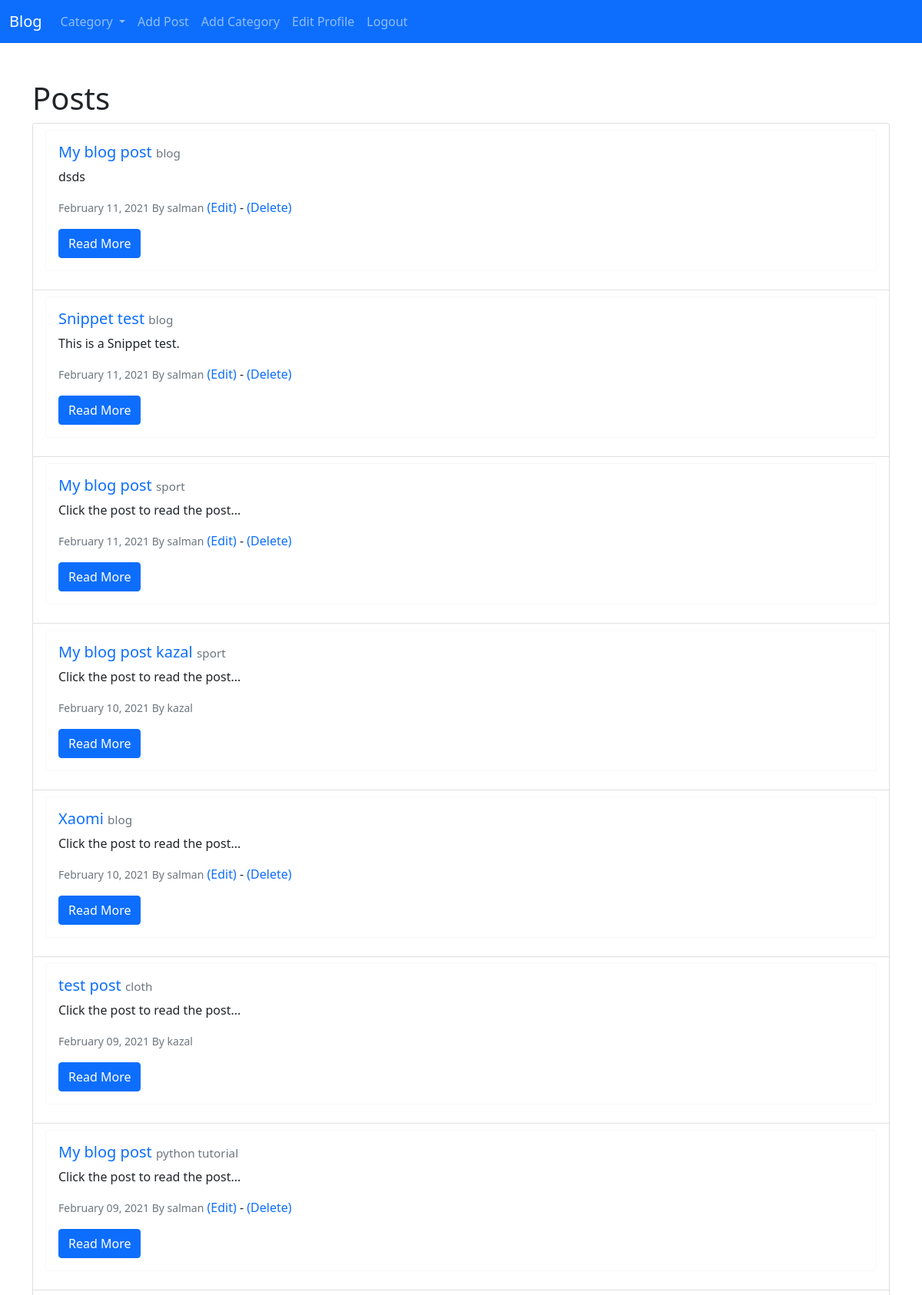
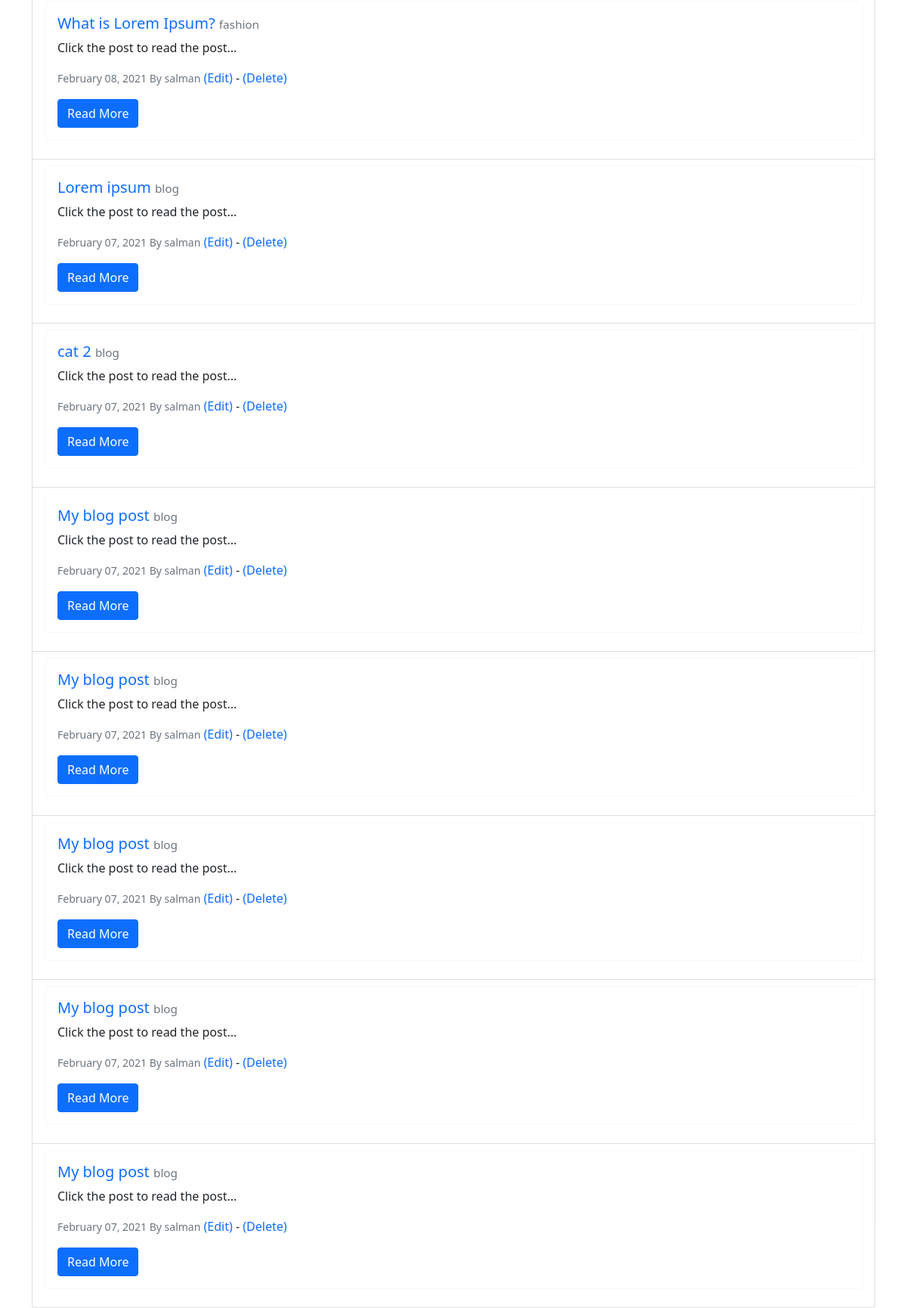
The app's page / (signed in) with its own data (2 pictures, top to bottom).
### post/models.py (models this page shows, shortened)
class Post(models.Model):
    title = models.CharField(max_length=255)
    image = models.ImageField(null=True, blank=True, upload_to='images/')
    author = models.ForeignKey(User, on_delete=models.CASCADE)
    body = RichTextField(blank=True, null=True)
    created_at = models.DateTimeField(auto_now_add=True, blank=True)
    category = models.CharField(max_length=255, default='blog')
    snippet = models.CharField(max_length=255)
    likes = models.ManyToManyField(User, related_name='posts')
    class Meta:
        db_table = 'posts'

### post/views.py (the view)
# urls.py: path('', PostListView.as_view(), name='post_list_view'),
class PostListView(generic.ListView):
    model = Post
    template_name = 'post_list.html'
    ordering = ('-created_at')
    def get_context_data(self, **kwargs):
        context = super().get_context_data(**kwargs)
        context['category_menu'] = Category.objects.all()
        return context

### post/models.py (called while the page is built)
    def __str__(self):
        return self.name

### post/templates/post_list.html (shortened to what this page needs)
{% extends 'base.html' %}
{% block content %}
<h1>Posts</h1>
<ul class="list-group">
    {% for post in post_list %}
    <li class="list-group-item">
        <div class="card border-light mb-3">
            <div class="card-body">
                <h5 class="card-title">
                    <a href="{% url 'post_detail_view' post.pk %}" class="text-decoration-none">{{ post.title }}</a>
                    <small class="text-muted">
                        <a href="{% url 'category' post.category|slugify %}" class="text-secondary"
                            style="text-decoration: none;"><small class="text-muted">{{ post.category }}</small> </a>
                    </small>
                </h5>
                <p class="card-text">{{ post.snippet|safe }}</p>
                <p class="card-text">
                    <small class="text-muted">{{ post.created_at|date:'F d, Y' }} By {{ post.author}}</small>
                    {% if user.is_authenticated %}
                    {% if user.id == post.author.id %}
                    <a href="{% url 'edit_post_view' post.pk %}" class="text-decoration-none">(Edit)</a> -
                    <a href="{% url 'delete_post' post.pk %}" class="text-decoration-none">(Delete)</a>
                    {% endif %}
                    {% endif %}
                </p>
                <a href="{% url 'post_detail_view' post.pk %}" class="btn btn-primary">Read More</a>
            </div>
        </div>
    </li>
    {% endfor %}
</ul>
{% endblock %}

### records on screen
Post: title "My blog post", category "blog", snippet "dsds", created_at "February 11, 2021", author "salman", shows "(Edit)"
Post: title "Snippet test", category "blog", snippet "This is a Snippet test.", created_at "February 11, 2021", author "salman", shows "(Edit)"
Post: title "My blog post", category "sport", snippet "Click the post to read the post...", created_at "February 11, 2021", author "salman", shows "(Edit)"
Post: title "My blog post kazal", category "sport", snippet "Click the post to read the post...", created_at "February 10, 2021", author "kazal"
Post: title "Xaomi", category "blog", snippet "Click the post to read the post...", created_at "February 10, 2021", author "salman", shows "(Edit)"
Post: title "test post", category "cloth", snippet "Click the post to read the post...", created_at "February 09, 2021", author "kazal"
Post: title "My blog post", category "python tutorial", snippet "Click the post to read the post...", created_at "February 09, 2021", author "salman", shows "(Edit)"
Post: title "What is Lorem Ipsum?", category "fashion", snippet "Click the post to read the post...", created_at "February 08, 2021", author "salman", shows "(Edit)"
Post: title "Lorem ipsum", category "blog", snippet "Click the post to read the post...", created_at "February 07, 2021", author "salman", shows "(Edit)"
Post: title "cat 2", category "blog", snippet "Click the post to read the post...", created_at "February 07, 2021", author "salman", shows "(Edit)"
Post: title "My blog post", category "blog", snippet "Click the post to read the post...", created_at "February 07, 2021", author "salman", shows "(Edit)"
Post: title "My blog post", category "blog", snippet "Click the post to read the post...", created_at "February 07, 2021", author "salman", shows "(Edit)"
Post: title "My blog post", category "blog", snippet "Click the post to read the post...", created_at "February 07, 2021", author "salman", shows "(Edit)"
Post: title "My blog post", category "blog", snippet "Click the post to read the post...", created_at "February 07, 2021", author "salman", shows "(Edit)"
Post: title "My blog post", category "blog", snippet "Click the post to read the post...", created_at "February 07, 2021", author "salman", shows "(Edit)"
